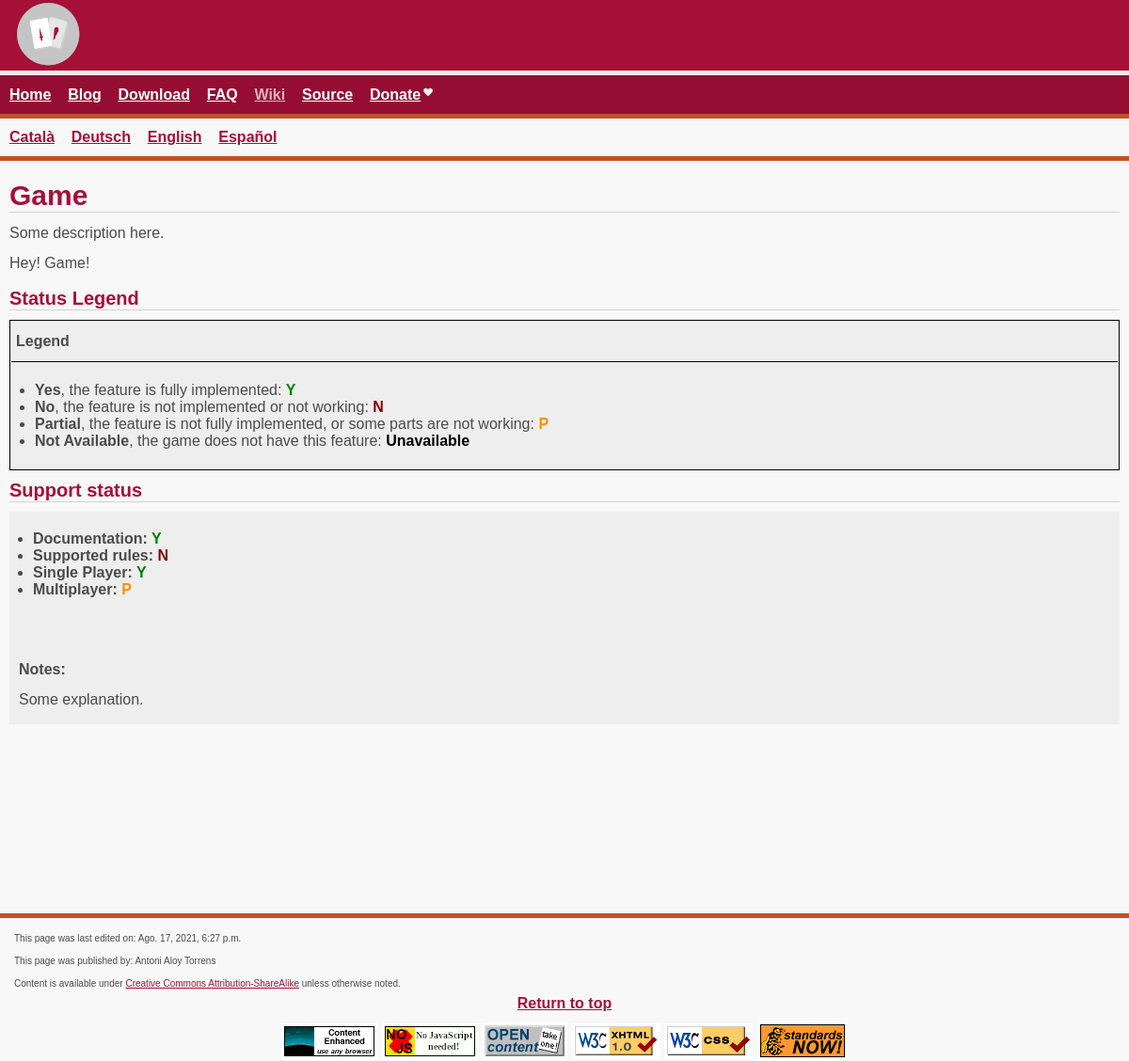
The app's page /wiki/game/1/Game/ with its own data.
### main/models.py (models this page shows)
class Game(models.Model):
    NOTES_DESCRIPTION = "Separate your explanation in paragraphs if needed."
    DIFFICULTY_CHOICES = (
        ('Low', 'Low'),
        ('Medium', 'Medium'),
        ('High', 'High'),
        ('Unspecified', 'Unspecified')
    )
    title = models.CharField(max_length=400, help_text="If you need some clue about how to fill this, please see https://en.wikipedia.org/wiki/Escoba")
    published_by = models.CharField(max_length=400)
    origin = models.CharField(max_length=400)
    type = models.CharField(max_length=400)
    players = models.CharField(max_length=400)
    number_of_cards = models.CharField(max_length=100)
    deck = models.CharField(max_length=400)
    play = models.CharField(max_length=400, help_text="Clockwise, Counterclockwise, Unspecified...", default="Unspecified")
    playing_time = models.CharField(max_length=400)
    difficulty = models.CharField(max_length=11, choices=DIFFICULTY_CHOICES, default="Unspecified")
    description = HTMLField(blank=True, null=True, help_text=NOTES_DESCRIPTION)
    visible = models.BooleanField(default=True)
    created = models.DateTimeField(auto_now=True)
    last_modified = models.DateTimeField(auto_now=True)
    SUPPORT_CHOICES = (
        ('Y', 'Yes'),
        ('N', 'No'),
        ('P', 'Partial (need explanation in notes)'),
        ('Unavailable', 'Unavailable')
    )
    NOTES_FIELD = "<p>Please insert the explanation here. You can put bullets to clarify your explanation: </p><ul><li>This rule is not implemented</li><li>This feature needs to be polished</li></ul>"
    documentation = models.CharField(max_length=11, choices=SUPPORT_CHOICES)
    supported_rules = models.CharField(max_length=11, choices=SUPPORT_CHOICES)
    single_player = models.CharField(max_length=11, choices=SUPPORT_CHOICES)
    multiplayer = models.CharField(max_length=11, choices=SUPPORT_CHOICES)
    notes = HTMLField(blank=True, null=True, help_text=NOTES_FIELD)

### main/views.py (the view)
# urls.py: path('wiki/game/<int:pk>/<str:title>/', views.GameDetail.as_view(template_name='html/game.html'), name='info_game'),
class GameDetail(DetailView):
    model = Game
    template_name="html/game.html"
    def get_context_data(self, **kwargs):
        context = super().get_context_data(**kwargs)
        pk = self.kwargs.get(self.pk_url_kwarg)
        game = Game.objects.get(pk=pk)
        regulations = GameRegulation.objects.filter(game__id=pk)
        context["game"] = game
        context["regulations"] = regulations
        return context

### main/templates/html/game.html (shortened to what this page needs)
{% extends 'base.html' %}
{% block active_wiki %}<a class="active" href="{% url 'wiki' %}">Wiki</a>{% endblock active_wiki %}
{% block content_title %}{{ game.title|escape }}{% endblock content_title %}
{% block content_body %}
{{ game.description|safe }}
<h2>Status Legend</h2>
{% include 'partial/legend.html' %}
<h2>Support status</h2>
<table class="table-container" bgcolor='#eeeeee' border='0' cellpadding='0' cellspacing='0' align='center' bgcolor='#000000' width='100%'><tr><td>
{% include 'partial/game_support.html' %}
</table>
{% endblock content_body %}
{% block prefooter %}
    <p class="left small-padding small-font">This page was last edited on: {{ game.last_modified }}</p>
    <p class="left small-padding small-font">This page was published by: {{ game.published_by }}</p>
    <p class="left small-padding small-font">Content is available under <a class="no-padding small-font" href="https://creativecommons.org/licenses/by-sa/4.0/">Creative Commons Attribution-ShareAlike</a> unless otherwise noted.</p>
{% endblock prefooter %}

### main/templates/partial/game_support.html
<table class="padding" style="margin-top:10px;" border='0' cellspacing='0' cellpadding='5'><tr><td>
<ul>
    <li class="bold">Documentation: <span class="bold {% if game.documentation == "Y" %} yes {% else %}{% if game.documentation == "N" %} no {% else %}{% if game.documentation == "P" %} partial {% else %} unavailable {% endif %}{% endif %}{% endif %}">{{ game.documentation|escape }}</span></li>
    <li class="bold">Supported rules: <span class="bold {% if game.supported_rules == "Y" %} yes {% else %}{% if game.supported_rules == "N" %} no {% else %}{% if game.supported_rules == "P" %} partial {% else %} unavailable {% endif %}{% endif %}{% endif %}">{{ game.supported_rules|escape }}</span></li>
    <li class="bold">Single Player: <span class="bold {% if game.single_player == "Y" %} yes {% else %}{% if game.single_player == "N" %} no {% else %}{% if game.single_player == "P" %} partial {% else %} unavailable {% endif %}{% endif %}{% endif %}">{{ game.single_player|escape }}</span></li>
    <li class="bold">Multiplayer: <span class="bold {% if game.multiplayer == "Y" %} yes {% else %}{% if game.multiplayer == "N" %} no {% else %}{% if game.multiplayer == "P" %} partial {% else %} unavailable {% endif %}{% endif %}{% endif %}">{{ game.multiplayer|escape }}</span></li>
</ul>
{% if game.notes %}
<p class="bold" style="margin-top:50px;">Notes:</p>
{{ game.notes|safe }}
{% endif %}
</table>

### main/static/css/campaign.css (style rules this page uses)
* { padding: 0; margin: 0; border: 0; border: none; font: 16px 'Tahoma', sans-serif; color: #4B4B4B; }
body { background: #f8f8f8; }
a { color: #a60f38; }
p { padding: 7px 0px; }
h1, h2 { color: #a60f38; font: bold 30px 'Arial', sans-serif; border-bottom: 1px solid #d3d3d3; margin-top: 10px; margin-bottom: 6px; }
h2 { font: bold 20px 'Arial', sans-serif; }
table { width: 100%; }
ul { padding-left: 15px; padding-bottom: 10px; }
a:link { color: #a60f38; text-decoration: underline; }
.table-container { margin-top: 10px; margin-bottom: 10px; }
.small-font { font: normal 10px/14px 'Tahoma', sans-serif; }
.no-padding { padding: 0; }
.small-padding { padding: 5px; }
.padding { padding: 10px; }
.partial { color: #ff8c00; }
.yes { color: #008000; }
.no { color: #8b0000; }
.bold { font-weight: bold; }
.left { text-align: left; }
.whitelinks a { color: #ffffff; text-decoration: underline; font: bold 16px/20px 'Tahoma', sans-serif; }
.whitelinks a.active { color: #deb2bd; }
.redfooterlinks a { color: #a60f38; text-decoration: underline; }

### records on screen
Game: title "Game", description "Some description here. Hey! Game!", documentation "Y", supported_rules "N", single_player "Y", multiplayer "P", notes "Some explanation.", last_modified "Ago. 17, 2021, 6:27 p.m.", published_by "Antoni Aloy Torrens"
